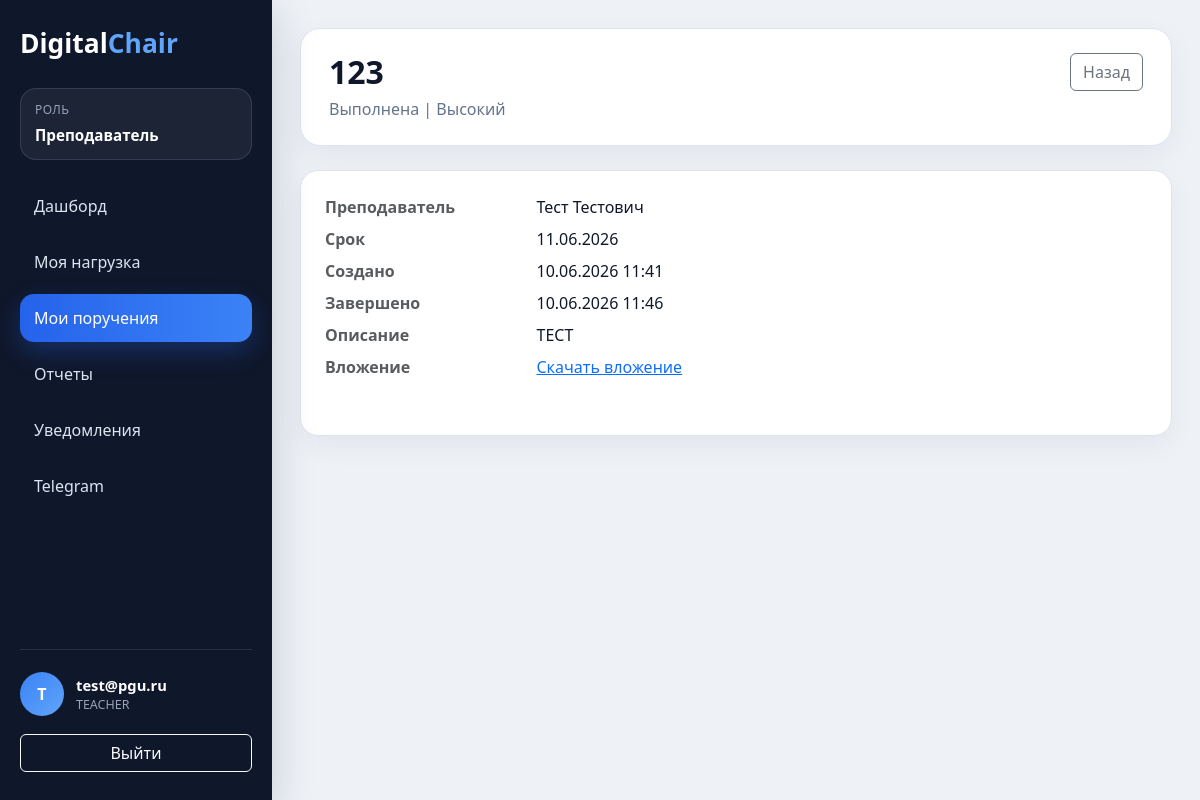
The app's page /my-assignments/1/ (signed in) with its own data.
### apps/users/models.py (models this page shows, shortened)
class User(AbstractUser):
    class Roles(models.TextChoices):
        ADMIN = 'ADMIN', 'Администратор'
        HEAD = 'HEAD', 'Заведующий кафедрой'
        TEACHER = 'TEACHER', 'Преподаватель'
        STUDENT = 'STUDENT', 'Студент'
        STUDY_MASTER = 'STUDY_MASTER', 'Учебный мастер'
    username = models.CharField(
        max_length=150,
        unique=True
    )
    email = models.EmailField(
        unique=True
    )
    role = models.CharField(
        max_length=30,
        choices=Roles.choices,
        default=Roles.TEACHER
    )
    phone = models.CharField(
        max_length=20,
        blank=True,
        null=True
    )
    telegram_id = models.CharField(
        max_length=100,
        blank=True,
        null=True
    )
    telegram_bind_code = models.CharField(
        max_length=20,
        blank=True,
        null=True
    )
    telegram_bind_code_created_at = models.DateTimeField(
        blank=True,
        null=True
    )
    is_2fa_enabled = models.BooleanField(
        default=False
    )
    totp_secret = models.CharField(
        max_length=64,
        blank=True,
        null=True
    )
    USERNAME_FIELD = 'email'
    REQUIRED_FIELDS = []
    objects = UserManager()

### apps/assignments/models.py (models this page shows, shortened)
class Task(models.Model):
    class Statuses(models.TextChoices):
        NEW = 'NEW', 'Новая'
        IN_PROGRESS = 'IN_PROGRESS', 'В работе'
        COMPLETED = 'COMPLETED', 'Выполнена'
        CANCELLED = 'CANCELLED', 'Отменена'
    class Priorities(models.TextChoices):
        LOW = 'LOW', 'Низкий'
        MEDIUM = 'MEDIUM', 'Средний'
        HIGH = 'HIGH', 'Высокий'
    title = models.CharField(
        max_length=255
    )
    description = models.TextField()
    teacher = models.ForeignKey(
        Teacher,
        on_delete=models.CASCADE,
        related_name='tasks'
    )
    created_by = models.ForeignKey(
        settings.AUTH_USER_MODEL,
        on_delete=models.CASCADE,
        related_name='created_tasks'
    )
    due_date = models.DateField()
    status = models.CharField(
        max_length=20,
        choices=Statuses.choices,
        default=Statuses.NEW
    )
    priority = models.CharField(
        max_length=20,
        choices=Priorities.choices,
        default=Priorities.MEDIUM
    )
    attachment = models.FileField(
        upload_to='assignments/',
        blank=True,
        null=True,
        validators=[
            FileExtensionValidator(
                allowed_extensions=[
                    'pdf',
                    'docx',
                    'xlsx',
                    'png',
                    'jpg',
                    'jpeg',
                ]
            ),
            validate_attachment_size
        ]
    )
    created_at = models.DateTimeField(
        auto_now_add=True
    )
    completed_at = models.DateTimeField(
        blank=True,
        null=True
    )
    @property
    def is_overdue(self):
        return (
            self.due_date < timezone.localdate()
            and self.status != self.Statuses.COMPLETED
        )

### apps/core/models.py (models this page shows, shortened)
class Teacher(models.Model):
    POSITION_CHOICES = [
        ('assistant', 'Ассистент'),
        ('senior_teacher', 'Старший преподаватель'),
        ('docent', 'Доцент'),
        ('professor', 'Профессор'),
    ]
    user = models.OneToOneField(
        settings.AUTH_USER_MODEL,
        on_delete=models.CASCADE,
        related_name='teacher_profile'
    )
    full_name = models.CharField(
        max_length=255
    )
    position = models.CharField(
        max_length=50,
        choices=POSITION_CHOICES
    )
    academic_degree = models.CharField(
        max_length=255,
        blank=True,
        null=True
    )
    rate = models.DecimalField(
        max_digits=3,
        decimal_places=1,
        default=1.0
    )
    max_hours = models.PositiveIntegerField(
        default=900
    )

### apps/assignments/views.py (the view)
@login_required(login_url='/login/')
@teacher_required
@never_cache
def my_task_detail_view(request, pk):
    teacher = getattr(
        request.user,
        'teacher_profile',
        None
    )
    task = get_object_or_404(
        Task.objects.select_related(
            'teacher',
            'teacher__user',
            'created_by'
        ),
        pk=pk,
        teacher=teacher
    )
    allowed_next_status = None
    if task.status == Task.Statuses.NEW:
        allowed_next_status = Task.Statuses.IN_PROGRESS
    elif task.status == Task.Statuses.IN_PROGRESS:
        allowed_next_status = Task.Statuses.COMPLETED
    return render(
        request,
        'assignments/task_detail.html',
        {
            'task': task,
            'back_url': '/my-assignments/',
            'is_teacher': True,
            'allowed_next_status': allowed_next_status,
        }
    )

### apps/assignments/views.py (called while the page is built)
def is_teacher(user):
    return user.is_authenticated and user.role == 'TEACHER'

### templates/assignments/task_detail.html (shortened to what this page needs)
{% extends 'base/base.html' %}
{% block page_title %}{{ task.title }}{% endblock %}
{% block page_subtitle %}
    <p class="app-page-subtitle">
        {{ task.get_status_display }} | {{ task.get_priority_display }}
    </p>
{% endblock %}
{% block page_actions %}
    <a href="{{ back_url }}" class="btn btn-outline-secondary">Назад</a>
{% endblock %}
{% block content %}
    <div class="section-card">
        <dl class="row mb-4">
            <dt class="col-sm-3 text-muted">Преподаватель</dt>
            <dd class="col-sm-9">{{ task.teacher.full_name }}</dd>
            <dt class="col-sm-3 text-muted">Срок</dt>
            <dd class="col-sm-9">{{ task.due_date|date:"d.m.Y" }}</dd>
            <dt class="col-sm-3 text-muted">Создано</dt>
            <dd class="col-sm-9">{{ task.created_at|date:"d.m.Y H:i" }}</dd>
            <dt class="col-sm-3 text-muted">Завершено</dt>
            <dd class="col-sm-9">
                {% if task.completed_at %}
                    {{ task.completed_at|date:"d.m.Y H:i" }}
                {% else %}
                    <span class="text-muted">Не завершено</span>
                {% endif %}
            </dd>
            <dt class="col-sm-3 text-muted">Описание</dt>
            <dd class="col-sm-9" style="white-space: pre-line;">{{ task.description }}</dd>
            <dt class="col-sm-3 text-muted">Вложение</dt>
            <dd class="col-sm-9">
                {% if task.attachment %}
                    <a href="{{ task.attachment.url }}" target="_blank">Скачать вложение</a>
                {% else %}
                    <span class="text-muted">Нет вложения</span>
                {% endif %}
            </dd>
        </dl>
    </div>
{% endblock %}

### templates/base/base.html (shortened to what this page needs)
<!DOCTYPE html>
<html lang="ru">
<head>
    <link href="https://cdn.jsdelivr.net/npm/bootstrap@5.3.3/dist/css/bootstrap.min.css"
          rel="stylesheet">
</head>
<body>
{% if request.user.is_authenticated %}
    <div class="app-shell">
        <aside class="app-sidebar">
            <h1 class="app-logo">Digital<span>Chair</span></h1>
            <div class="app-role">
                <span class="app-role-label">Роль</span>
                <span class="app-role-value">{{ ui_role_label }}</span>
            </div>
            <nav class="app-nav">
                {% for item in ui_navigation_items %}
                    <a href="{{ item.url }}"
                       class="app-nav-link{% if item.is_active %} active{% endif %}">
                        <span>{{ item.label }}</span>
                    </a>
                {% endfor %}
            </nav>
            <div class="app-sidebar-footer">
                <div class="app-user">
                    <div class="app-user-avatar">
                        {{ request.user.email|first|upper }}
                    </div>
                    <div>
                        <div class="app-user-email">{{ request.user.email }}</div>
                        <div class="app-user-role">{{ request.user.role }}</div>
                    </div>
                </div>
                <a href="/logout/" class="btn btn-outline-light w-100">Выйти</a>
            </div>
        </aside>
        <main class="app-main">
            <header class="app-page-header">
                <div>
                    <h1 class="app-page-title">{% block page_title %}DigitalChair{% endblock %}</h1>
                    {% block page_subtitle %}{% endblock %}
                </div>
                <div class="app-toolbar">
                    {% block page_actions %}{% endblock %}
                </div>
            </header>
            {% block content %}{% endblock %}
        </main>
    </div>
{% else %}
    {% block anonymous_content %}{% endblock %}
{% endif %}
</body>
</html>

### records on screen
User: user.email|first "T", user.email "test@pgu.ru", user.role "TEACHER"
Task: title "123", status "Выполнена", priority "Высокий", teacher.full_name "Тест Тестович", due_date "11.06.2026", created_at "10.06.2026 11:41", completed_at "10.06.2026 11:46", description "ТЕСТ"

### other values on screen
{{ ui_role_label }} "Преподаватель"
{{ item.label }} "Дашборд" "Моя нагрузка" "Мои поручения" "Отчеты" "Уведомления" "Telegram"
